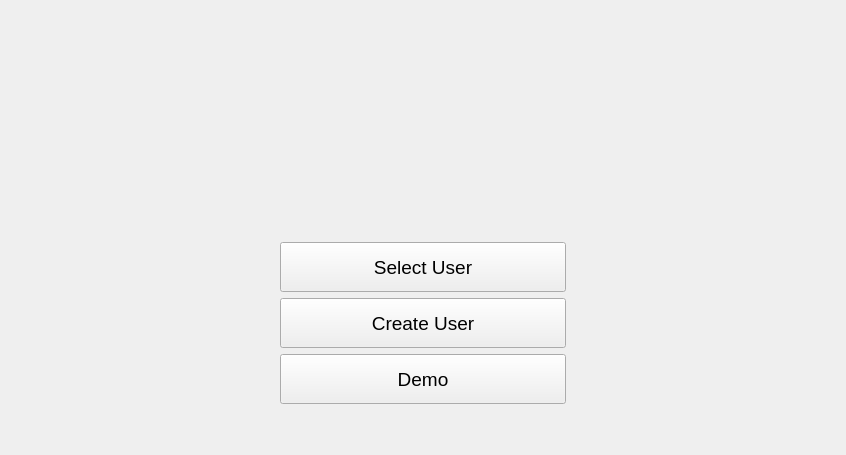
<?xml version="1.0" encoding="UTF-8"?>
<ui version="4.0">
 <class>MainForm</class>
 <widget class="QWidget" name="MainForm">
  <property name="geometry">
   <rect>
    <x>0</x>
    <y>0</y>
    <width>846</width>
    <height>455</height>
   </rect>
  </property>
  <property name="windowTitle">
   <string>Form</string>
  </property>
  <property name="windowIcon">
   <iconset>
    <normaloff>../../../../../GUI_robotic_exoskeleton222/rc/exoskeleton_icon.png</normaloff>../../../../../GUI_robotic_exoskeleton222/rc/exoskeleton_icon.png</iconset>
  </property>
  <layout class="QHBoxLayout" name="horizontalLayout">
   <item>
    <spacer name="horizontalSpacer">
     <property name="orientation">
      <enum>Qt::Horizontal</enum>
     </property>
     <property name="sizeType">
      <enum>QSizePolicy::Preferred</enum>
     </property>
     <property name="sizeHint" stdset="0">
      <size>
       <width>269</width>
       <height>20</height>
      </size>
     </property>
    </spacer>
   </item>
   <item>
    <layout class="QVBoxLayout" name="verticalLayout">
     <property name="sizeConstraint">
      <enum>QLayout::SetDefaultConstraint</enum>
     </property>
     <item>
      <spacer name="verticalSpacer">
       <property name="orientation">
        <enum>Qt::Vertical</enum>
       </property>
       <property name="sizeType">
        <enum>QSizePolicy::Fixed</enum>
       </property>
       <property name="sizeHint" stdset="0">
        <size>
         <width>20</width>
         <height>40</height>
        </size>
       </property>
      </spacer>
     </item>
     <item>
      <widget class="QLabel" name="label">
       <property name="text">
        <string>&lt;html&gt;&lt;head/&gt;&lt;body&gt;&lt;p&gt;&lt;img src=&quot;:/img/logo.png&quot;/&gt;&lt;/p&gt;&lt;/body&gt;&lt;/html&gt;</string>
       </property>
       <property name="alignment">
        <set>Qt::AlignCenter</set>
       </property>
      </widget>
     </item>
     <item>
      <spacer name="verticalSpacer_3">
       <property name="orientation">
        <enum>Qt::Vertical</enum>
       </property>
       <property name="sizeType">
        <enum>QSizePolicy::Preferred</enum>
       </property>
       <property name="sizeHint" stdset="0">
        <size>
         <width>20</width>
         <height>40</height>
        </size>
       </property>
      </spacer>
     </item>
     <item>
      <widget class="QPushButton" name="BT_selectUser">
       <property name="minimumSize">
        <size>
         <width>100</width>
         <height>40</height>
        </size>
       </property>
       <property name="maximumSize">
        <size>
         <width>400</width>
         <height>50</height>
        </size>
       </property>
       <property name="font">
        <font>
         <pointsize>14</pointsize>
        </font>
       </property>
       <property name="text">
        <string>Select User</string>
       </property>
      </widget>
     </item>
     <item>
      <widget class="QPushButton" name="BT_createUser">
       <property name="enabled">
        <bool>true</bool>
       </property>
       <property name="minimumSize">
        <size>
         <width>100</width>
         <height>40</height>
        </size>
       </property>
       <property name="maximumSize">
        <size>
         <width>400</width>
         <height>50</height>
        </size>
       </property>
       <property name="baseSize">
        <size>
         <width>0</width>
         <height>1000</height>
        </size>
       </property>
       <property name="font">
        <font>
         <pointsize>14</pointsize>
        </font>
       </property>
       <property name="text">
        <string>Create User</string>
       </property>
      </widget>
     </item>
     <item>
      <widget class="QPushButton" name="BT_demo">
       <property name="minimumSize">
        <size>
         <width>100</width>
         <height>40</height>
        </size>
       </property>
       <property name="maximumSize">
        <size>
         <width>400</width>
         <height>50</height>
        </size>
       </property>
       <property name="font">
        <font>
         <pointsize>14</pointsize>
        </font>
       </property>
       <property name="text">
        <string>Demo</string>
       </property>
      </widget>
     </item>
     <item>
      <spacer name="verticalSpacer_2">
       <property name="orientation">
        <enum>Qt::Vertical</enum>
       </property>
       <property name="sizeType">
        <enum>QSizePolicy::Preferred</enum>
       </property>
       <property name="sizeHint" stdset="0">
        <size>
         <width>20</width>
         <height>40</height>
        </size>
       </property>
      </spacer>
     </item>
    </layout>
   </item>
   <item>
    <spacer name="horizontalSpacer_2">
     <property name="orientation">
      <enum>Qt::Horizontal</enum>
     </property>
     <property name="sizeType">
      <enum>QSizePolicy::Preferred</enum>
     </property>
     <property name="sizeHint" stdset="0">
      <size>
       <width>269</width>
       <height>20</height>
      </size>
     </property>
    </spacer>
   </item>
  </layout>
 </widget>
 <resources/>
 <connections/>
</ui>
